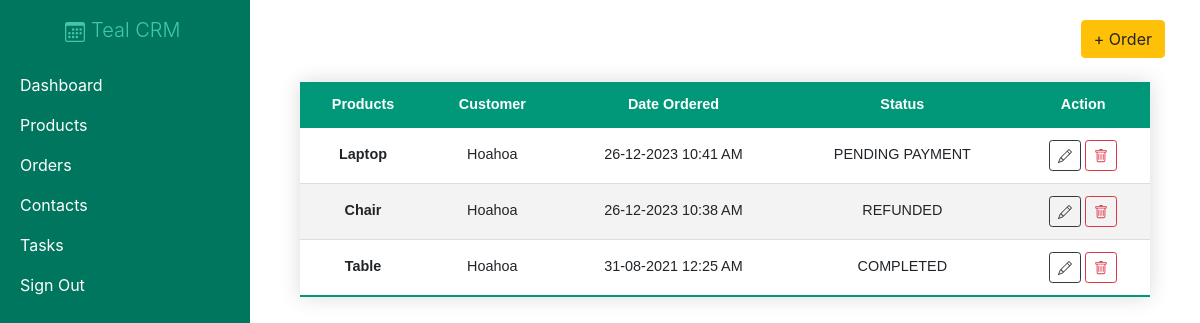
Screenshot of /orders/ (signed in) with the database file from the repository.
### crm/models.py (models this page shows, shortened)
class Order(models.Model):
    customer = models.ForeignKey(Customer, null=True, on_delete= models.CASCADE)
    product = models.ForeignKey(Product, null=True, on_delete= models.CASCADE)
    date_created = models.DateTimeField(auto_now_add=True, null=True)
    status = models.CharField(max_length=200, null=True, choices=(
        ('CANCELED','CANCELED'),
        ('COMPLETED','COMPLETED'),
        ('REFUNDED','REFUNDED'),
        ('PENDING PAYMENT','PENDING PAYMENT'),
    ))

class Product(models.Model):
    name = models.CharField(max_length=200, null=True)
    cost = models.FloatField(null=True)
    vendor = models.CharField(max_length=200, null=True)
    discount = models.IntegerField(default=0)
    date_created = models.DateTimeField(auto_now_add=True, null=True)

class Customer(models.Model):
    name = models.CharField(max_length=200, null=True)
    phone = models.CharField(max_length=200, null=True)
    email = models.EmailField(max_length=200, null=True)
    date_created = models.DateTimeField(auto_now_add=True, null=True)
    address = models.CharField(max_length=200, null=True)

### crm/views.py (the view)
# urls.py: path('orders/', views.orders, name="orders"),
@login_required
def orders(request):
    orders = Order.objects.order_by("-date_created")
    return render(request,'crm/orders.html',{'orders':orders})

### crm/templates/crm/orders.html (shortened to what this page needs)
{% extends 'crm/main.html' %}
{% block content %}
<div class="d-flex justify-content-end">
  <a class="btn btn-warning" href="{% url 'create_order' %}">+ Order</a>
</div>
<div class="container w-100 d-flex justify-content-center mt-4">
  <table class="my-table w-100 text-center">
    <thead class="text-center">
      <tr class="text-center">
        <th>Products</th>
        <th>Customer</th>
        <th>Date Ordered</th>
        <th>Status</th>
        <th>Action</th>
      </tr>
    </thead>
    <tbody>
      {% for o in orders %}
      <tr>
        <th scope="row">{{o.product.name}}</th>
        <td>{{ o.customer.name }}</td>
        <td>{{ o.date_created|date:"d-m-Y h:i A" }}</td>
        <td>{{o.status}}</td>
        <td>
          <a class="btn btn-sm btn-outline-dark" href="{% url 'update_order' o.id %}"></a>
          <a class="btn btn-sm btn-outline-danger" data-toggle="modal" data-target="#actionModal"></a>
        </td>
      </tr>
      {% endfor %}
    </tbody>
  </table>
</div>
{% endblock content %}

### static/css/main.css (style rules this page uses)
.my-table { border-collapse: collapse; font-size: 0.9em; font-family: sans-serif; min-width: 400px; box-shadow: 0 0 20px rgba(0, 0, 0, 0.15); }
.my-table thead tr { background-color: #009879; color: #ffffff; text-align: left; }
.my-table th, .my-table td { padding: 12px 15px; }
.my-table tbody tr { border-bottom: 1px solid #dddddd; }
.my-table tbody tr:nth-of-type(even) { background-color: #f3f3f3; }
.my-table tbody tr:last-of-type { border-bottom: 2px solid #009879; }

### rows the page displays
Order: product.name "Laptop", customer.name "Hoahoa", date_created "26-12-2023 10:41 AM", status "PENDING PAYMENT"
Order: product.name "Chair", customer.name "Hoahoa", date_created "26-12-2023 10:38 AM", status "REFUNDED"
Order: product.name "Table", customer.name "Hoahoa", date_created "31-08-2021 12:25 AM", status "COMPLETED"
